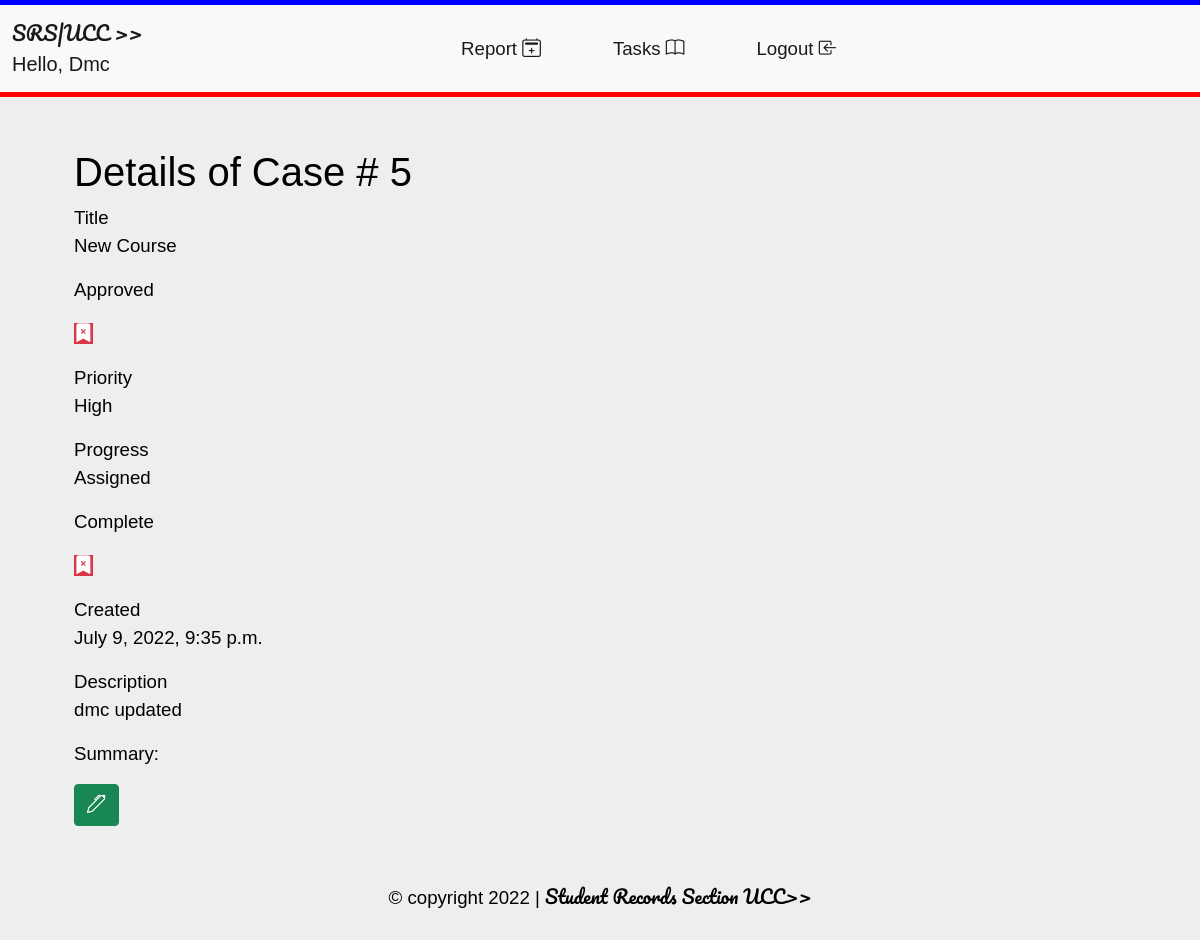
The app's page /issues_detail/5/ (signed in) with its own data.
### srs/models.py (models this page shows)
class User(AbstractUser):
    is_customer = models.BooleanField(default=False)
    is_employee = models.BooleanField(default=False)
    is_admin = models.BooleanField(default=False)
    first_name = models.CharField(max_length=100)
    last_name = models.CharField(max_length=100)

class Issues(models.Model):
    Issuer = models.ForeignKey(User, on_delete=models.CASCADE, null=True, blank=True)
    Issue_Title = models.ForeignKey(IssuesTypes, on_delete=models.CASCADE, null=True, blank=True)
    Issue_Priority = models.ForeignKey(IssuesPriority, on_delete=models.CASCADE, null=True, blank=True)
    Issue_Progress = models.ForeignKey(IssuesProgress, on_delete=models.CASCADE, null=True, blank=True)
    Issue = models.BooleanField(default=True)
    Issue_Approve = models.BooleanField(default=False)
    Issue_Description = models.TextField(null=False, blank=False)
    Issue_Created_On = models.DateTimeField(auto_now_add=True)
    Issue_Closed_By = models.CharField(max_length=200,null=True, blank=True)
    Issue_Closed_On = models.CharField(max_length=200, null=True, blank=True)
    Issue_Complete = models.BooleanField(default=False)
    Issue_Solution_Summary = models.TextField(null=True, blank=True)

class IssuesTypes(models.Model):
    Type_Title = models.CharField(max_length=200)
    def __str__(self):
        return self.Type_Title
    class Meta:
        ordering= ['Type_Title']

class IssuesPriority(models.Model):
    Priority_Title = models.CharField(max_length=200)
    def __str__(self):
        return self.Priority_Title
    class Meta:
        ordering= ['Priority_Title']

class IssuesProgress(models.Model):
    Progress_Title = models.CharField(max_length=200)
    def __str__(self):
        return self.Progress_Title
    class Meta:
        ordering= ['Progress_Title']

### srs/views.py (the view)
# urls.py: path('issues_detail/<int:pk>/',IssueDetailView.as_view(), name='detail'),
class IssueDetailView(LoginRequiredMixin, DetailView):
    model = Issues
    context_object_name= 'issue'
    template_name = 'srs/issue_detail.html'

### srs/templates/srs/issue_detail.html (shortened to what this page needs)
{% extends "srs/base.html"%}
{% block content %}
{% load crispy_forms_tags %}
{%if request.user.is_authenticated %}
<br><br><br>
<div class="container">
<div class="row">
    <div class="col-md-12 contain ">
        <div class="container">
            <div class=" p-2">
              <h1>Details of Case # {{issue.pk}} </h1>
              <p> Title <br>{{issue.Issue_Title}}</p>
              <p>Approved<br> {%if issue.Issue_Approve%}
                <p><i class="bi bi-bookmark-check btn-success"></i></p>
                {%else%}
                <p><i class="bi bi-bookmark-x-fill btn-danger"></i></p>
                {%endif%}</p>
              <p>Priority <br> {{issue.Issue_Priority}} </p>
              <p>Progress <br> {{issue.Issue_Progress}} </p>
              <p> Complete <br>  {%if issue.Issue_Complete%}
                <p><i class="bi bi-bookmark-check btn-success"></i></p>
                {%else%}
                <p><i class="bi bi-bookmark-x-fill btn-danger"></i></p>
                {%endif%} </p>
              <p>Created <br> {{issue.Issue_Created_On}} </p>
              <p>Description <br> {{issue.Issue_Description}} </p>
              <p>Summary: <br> {{issue.Issue_Solution_Summary}} </p>
              {%if request.user.is_customer %}
              <p><a class="btn btn-success" href="{% url 'update' issue.pk %}">  <i class="bi bi-pen"></i> </a></p>
              {%endif%}
            </div>
          </div>
        </div>
</div>
  </div>
  {%else%}
  <td><a class="btn btn-outline-danger text-center" href="{% url 'login'%}"> Login </a></td>
  {%endif%}
{% endblock content %}

### srs/templates/srs/base.html (shortened to what this page needs)
<!doctype html>
{% load static %}
<html lang="en">
  <head>
    <link href="https://cdn.jsdelivr.net/npm/bootstrap@5.0.2/dist/css/bootstrap.min.css"
    rel="stylesheet"
>
    <link rel="stylesheet" href="https://cdn.jsdelivr.net/npm/bootstrap-icons@1.3.0/font/bootstrap-icons.css">
  </head>
  <body>
    <nav class="navbar navbar-expand-lg navbar-light bg-light fixed-top">
      <div class="container-fluid">
        <a class="navbar-brand" href="{%url 'base-home'%}"><span class="logo">SRS|UCC >>
        </span><br>Hello, {{request.user|title}} </a>
        {%if request.user.is_authenticated %}
        <div class="collapse navbar-collapse" id="navbarSupportedContent">
          <ul class="navbar-nav m-auto mb-2 mb-lg-0">
            <li class="nav-item me-5">
              <a class="nav-link active p-2 m-1" aria-current="page" href="{%url 'create'%}">
                 Report <i class="bi bi-calendar2-plus"></i></a>
            </li>
            {%if request.user.is_customer %}
            <li class="nav-item me-5">
              <a class="nav-link active p-2 m-1" aria-current="page" href="{%url 'list'%}">
                Tasks <i class="bi bi-book"></i> </a>
            </li>
            {%endif%}
            <li class="nav-item me-5">
              <a class="nav-link  active p-2 m-1" aria-current="page" href="{%url 'logout'%}">
                Logout <i class="bi bi-box-arrow-in-left"></i></a>
            </li>
            {%else%}
            <li class="nav-item me-5">
              <a class="nav-link  active p-2 m-1" aria-current="page" href="{%url 'login'%}">
               Login <i class="bi bi-box-arrow-in-right"></i></a>
            </li>
            {%endif%}
          </ul>
        </div>
      </div>
    </nav>
    <br> <br>
    {% block content %}{% endblock %}
    <div class="container-fluid  text-center  mt-2">
<p class="p-4">&copy copyright 2022 | <span class="logo"> Student Records Section UCC>></span></p>
    </div>
  </body>
</html>

### srs/templates/srs/base.html (style rules this page uses)
h1,h2,h3,h4,h5,h6 { font-family: 'Raleway', sans-serif; }
.contain { margin: auto; }
a { text-decoration: none; color: #0438A2; }
body { font-family: 'Mingzat', sans-serif; font-size: 14pt; background-color: #EEEEEE; color: black; }
.logo { font-family: 'Pacifico', cursive; }
.navbar { border-bottom: 5px solid red; border-top: 5px solid blue; }
.bi { font-size: 14pt; }

### records on screen
User: user "Dmc"
Issues: pk "5", Issue_Title "New Course", Issue_Priority "High", Issue_Progress "Assigned", Issue_Created_On "July 9, 2022, 9:35 p.m.", Issue_Description "dmc updated"
